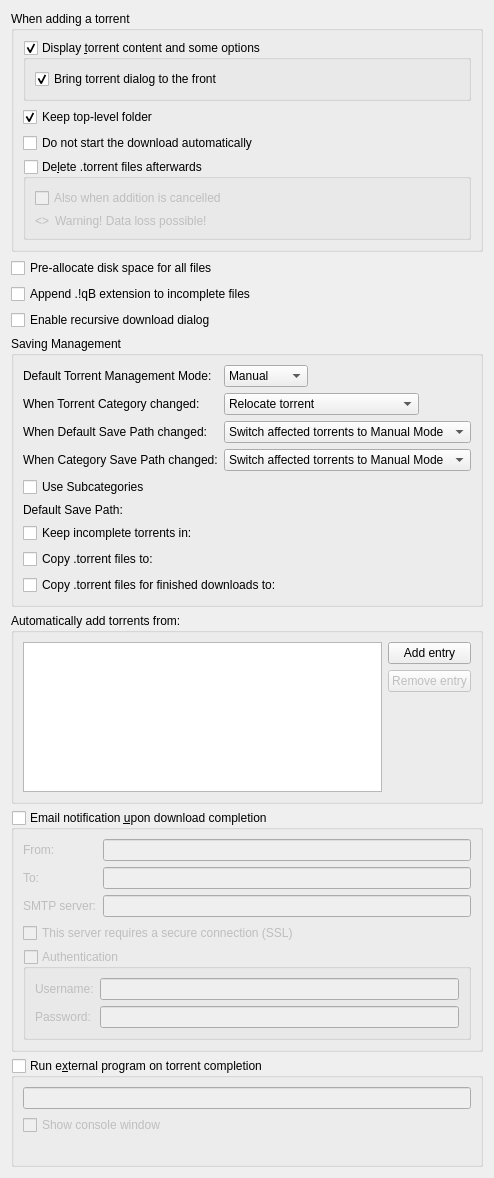
          <widget class="QWidget" name="scrollAreaWidgetContents_2">
           <property name="geometry">
            <rect>
             <x>0</x>
             <y>0</y>
             <width>470</width>
             <height>1066</height>
            </rect>
           </property>
           <layout class="QVBoxLayout" name="verticalLayout">
            <item>
             <widget class="QGroupBox" name="torrentAdditionBox">
              <property name="title">
               <string>When adding a torrent</string>
              </property>
              <layout class="QVBoxLayout" name="torrentAdditionBoxLayout">
               <item>
                <widget class="QGroupBox" name="checkAdditionDialog">
                 <property name="title">
                  <string>Display &amp;torrent content and some options</string>
                 </property>
                 <property name="checkable">
                  <bool>true</bool>
                 </property>
                 <layout class="QVBoxLayout" name="verticalLayout_18">
                  <item>
                   <widget class="QCheckBox" name="checkAdditionDialogFront">
                    <property name="text">
                     <string>Bring torrent dialog to the front</string>
                    </property>
                    <property name="checked">
                     <bool>true</bool>
                    </property>
                   </widget>
                  </item>
                 </layout>
                </widget>
               </item>
               <item>
                <widget class="QCheckBox" name="checkKeepTopLevelFolder">
                 <property name="text">
                  <string>Keep top-level folder</string>
                 </property>
                 <property name="checked">
                  <bool>true</bool>
                 </property>
                </widget>
               </item>
               <item>
                <widget class="QCheckBox" name="checkStartPaused">
                 <property name="toolTip">
                  <string>The torrent will be added to download list in a paused state</string>
                 </property>
                 <property name="text">
                  <string extracomment="The torrent will be added to download list in a paused state">Do not start the download automatically</string>
                 </property>
                </widget>
               </item>
               <item>
                <widget class="QGroupBox" name="deleteTorrentBox">
                 <property name="toolTip">
                  <string>Should the .torrent file be deleted after adding it</string>
                 </property>
                 <property name="title">
                  <string>De&amp;lete .torrent files afterwards </string>
                 </property>
                 <property name="checkable">
                  <bool>true</bool>
                 </property>
                 <property name="checked">
                  <bool>false</bool>
                 </property>
                 <layout class="QVBoxLayout" name="deleteTorrentBoxLayout">
                  <item>
                   <widget class="QCheckBox" name="deleteCancelledTorrentBox">
                    <property name="toolTip">
                     <string>Also delete .torrent files whose addition was cancelled</string>
                    </property>
                    <property name="text">
                     <string>Also when addition is cancelled</string>
                    </property>
                   </widget>
                  </item>
                  <item>
                   <layout class="QHBoxLayout" name="deleteTorrentWarningLayout">
                    <item>
                     <widget class="QLabel" name="deleteTorrentWarningIcon">
                      <property name="sizePolicy">
                       <sizepolicy hsizetype="Fixed" vsizetype="Preferred">
                        <horstretch>0</horstretch>
                        <verstretch>0</verstretch>
                       </sizepolicy>
                      </property>
                      <property name="text">
                       <string notr="true">&lt;&gt;</string>
                      </property>
                     </widget>
                    </item>
                    <item>
                     <widget class="QLabel" name="deleteTorrentWarningLabel">
                      <property name="text">
                       <string>Warning! Data loss possible!</string>
                      </property>
                     </widget>
                    </item>
                   </layout>
                  </item>
                 </layout>
                </widget>
               </item>
              </layout>
             </widget>
            </item>
            <item>
             <widget class="QCheckBox" name="checkPreallocateAll">
              <property name="toolTip">
               <string>Allocate full file sizes on disk before starting downloads, to minimize fragmentation. Only useful for HDDs.</string>
              </property>
              <property name="text">
               <string>Pre-allocate disk space for all files</string>
              </property>
             </widget>
            </item>
            <item>
             <widget class="QCheckBox" name="checkAppendqB">
              <property name="text">
               <string>Append .!qB extension to incomplete files</string>
              </property>
             </widget>
            </item>
            <item>
             <widget class="QCheckBox" name="checkRecursiveDownload">
              <property name="toolTip">
               <string>When a torrent is downloaded, offer to add torrents from any .torrent files found inside it</string>
              </property>
              <property name="text">
               <string>Enable recursive download dialog</string>
              </property>
             </widget>
            </item>
            <item>
             <widget class="QGroupBox" name="groupSavingManagement">
              <property name="title">
               <string>Saving Management</string>
              </property>
              <layout class="QVBoxLayout" name="groupSavingManagementLayout">
               <item>
                <layout class="QGridLayout" name="gridLayout_3">
                 <item row="0" column="0">
                  <widget class="QLabel" name="label_40">
                   <property name="text">
                    <string>Default Torrent Management Mode:</string>
                   </property>
                  </widget>
                 </item>
                 <item row="0" column="1">
                  <layout class="QHBoxLayout" name="horizontalLayout_70">
                   <property name="spacing">
                    <number>10</number>
                   </property>
                   <item>
                    <widget class="QComboBox" name="comboSavingMode">
                     <property name="toolTip">
                      <string>Automatic: Various torrent properties (e.g. save path) will be decided by the associated category
Manual: Various torrent properties (e.g. save path) must be assigned manually</string>
                     </property>
                     <item>
                      <property name="text">
                       <string>Manual</string>
                      </property>
                     </item>
                     <item>
                      <property name="text">
                       <string>Automatic</string>
                      </property>
                     </item>
                    </widget>
                   </item>
                   <item>
                    <spacer name="horizontalSpacer_160">
                     <property name="orientation">
                      <enum>Qt::Horizontal</enum>
                     </property>
                     <property name="sizeHint" stdset="0">
                      <size>
                       <width>40</width>
                       <height>20</height>
                      </size>
                     </property>
                    </spacer>
                   </item>
                  </layout>
                 </item>
                 <item row="1" column="0">
                  <widget class="QLabel" name="labelTorrentCategoryChanged">
                   <property name="text">
                    <string>When Torrent Category changed:</string>
                   </property>
                  </widget>
                 </item>
                 <item row="1" column="1">
                  <layout class="QHBoxLayout" name="horizontalLayout_14">
                   <item>
                    <widget class="QComboBox" name="comboTorrentCategoryChanged">
                     <item>
                      <property name="text">
                       <string>Relocate torrent</string>
                      </property>
                     </item>
                     <item>
                      <property name="text">
                       <string>Switch torrent to Manual Mode</string>
                      </property>
                     </item>
                    </widget>
                   </item>
                   <item>
                    <spacer name="horizontalSpacer_17">
                     <property name="orientation">
                      <enum>Qt::Horizontal</enum>
                     </property>
                     <property name="sizeHint" stdset="0">
                      <size>
                       <width>40</width>
                       <height>20</height>
                      </size>
                     </property>
                    </spacer>
                   </item>
                  </layout>
                 </item>
                 <item row="2" column="0">
                  <widget class="QLabel" name="labelCategoryDefaultPathChanged">
                   <property name="text">
                    <string>When Default Save Path changed:</string>
                   </property>
                  </widget>
                 </item>
                 <item row="2" column="1">
                  <layout class="QHBoxLayout" name="horizontalLayout_15">
                   <item>
                    <widget class="QComboBox" name="comboCategoryDefaultPathChanged">
                     <property name="currentIndex">
                      <number>1</number>
                     </property>
                     <item>
                      <property name="text">
                       <string>Relocate affected torrents</string>
                      </property>
                     </item>
                     <item>
                      <property name="text">
                       <string>Switch affected torrents to Manual Mode</string>
                      </property>
                     </item>
                    </widget>
                   </item>
                   <item>
                    <spacer name="horizontalSpacer_18">
                     <property name="orientation">
                      <enum>Qt::Horizontal</enum>
                     </property>
                     <property name="sizeHint" stdset="0">
                      <size>
                       <width>40</width>
                       <height>20</height>
                      </size>
                     </property>
                    </spacer>
                   </item>
                  </layout>
                 </item>
                 <item row="3" column="0">
                  <widget class="QLabel" name="labelCategoryChanged">
                   <property name="text">
                    <string>When Category Save Path changed:</string>
                   </property>
                  </widget>
                 </item>
                 <item row="3" column="1">
                  <layout class="QHBoxLayout" name="horizontalLayout_17">
                   <item>
                    <widget class="QComboBox" name="comboCategoryChanged">
                     <property name="currentIndex">
                      <number>1</number>
                     </property>
                     <item>
                      <property name="text">
                       <string>Relocate affected torrents</string>
                      </property>
                     </item>
                     <item>
                      <property name="text">
                       <string>Switch affected torrents to Manual Mode</string>
                      </property>
                     </item>
                    </widget>
                   </item>
                   <item>
                    <spacer name="horizontalSpacer_19">
                     <property name="orientation">
                      <enum>Qt::Horizontal</enum>
                     </property>
                     <property name="sizeHint" stdset="0">
                      <size>
                       <width>40</width>
                       <height>20</height>
                      </size>
                     </property>
                    </spacer>
                   </item>
                  </layout>
                 </item>
                </layout>
               </item>
               <item>
                <widget class="QCheckBox" name="checkUseSubcategories">
                 <property name="text">
                  <string>Use Subcategories</string>
                 </property>
                </widget>
               </item>
               <item>
                <layout class="QGridLayout" name="gridLayout_4">
                 <item row="1" column="1">
                  <widget class="FileSystemPathLineEdit" name="textTempPath" native="true"/>
                 </item>
                 <item row="3" column="0">
                  <widget class="QCheckBox" name="checkExportDirFin">
                   <property name="text">
                    <string>Copy .torrent files for finished downloads to:</string>
                   </property>
                  </widget>
                 </item>
                 <item row="0" column="0">
                  <widget class="QLabel" name="labelSavePath">
                   <property name="text">
                    <string>Default Save Path:</string>
                   </property>
                  </widget>
                 </item>
                 <item row="2" column="0">
                  <widget class="QCheckBox" name="checkExportDir">
                   <property name="text">
                    <string>Copy .torrent files to:</string>
                   </property>
                  </widget>
                 </item>
                 <item row="1" column="0">
                  <widget class="QCheckBox" name="checkTempFolder">
                   <property name="text">
                    <string>Keep incomplete torrents in:</string>
                   </property>
                  </widget>
                 </item>
                 <item row="3" column="1">
                  <widget class="FileSystemPathLineEdit" name="textExportDirFin" native="true"/>
                 </item>
                 <item row="0" column="1">
                  <widget class="FileSystemPathLineEdit" name="textSavePath" native="true"/>
                 </item>
                 <item row="2" column="1">
                  <widget class="FileSystemPathLineEdit" name="textExportDir" native="true"/>
                 </item>
                </layout>
               </item>
              </layout>
             </widget>
            </item>
            <item>
             <widget class="QGroupBox" name="groupBox_2">
              <property name="title">
               <string>Automatically add torrents from:</string>
              </property>
              <layout class="QVBoxLayout" name="verticalLayout_38">
               <item>
                <layout class="QHBoxLayout" name="horizontalLayout_16">
                 <item>
                  <widget class="QTreeView" name="scanFoldersView">
                   <property name="sizePolicy">
                    <sizepolicy hsizetype="Expanding" vsizetype="Expanding">
                     <horstretch>0</horstretch>
                     <verstretch>1</verstretch>
                    </sizepolicy>
                   </property>
                   <property name="minimumSize">
                    <size>
                     <width>250</width>
                     <height>150</height>
                    </size>
                   </property>
                   <property name="editTriggers">
                    <set>QAbstractItemView::AllEditTriggers</set>
                   </property>
                   <property name="selectionMode">
                    <enum>QAbstractItemView::SingleSelection</enum>
                   </property>
                   <property name="selectionBehavior">
                    <enum>QAbstractItemView::SelectRows</enum>
                   </property>
                   <property name="textElideMode">
                    <enum>Qt::ElideNone</enum>
                   </property>
                   <property name="rootIsDecorated">
                    <bool>false</bool>
                   </property>
                   <attribute name="headerDefaultSectionSize">
                    <number>80</number>
                   </attribute>
                   <attribute name="headerStretchLastSection">
                    <bool>false</bool>
                   </attribute>
                  </widget>
                 </item>
                 <item>
                  <layout class="QVBoxLayout" name="verticalLayout_37">
                   <item>
                    <widget class="QPushButton" name="addScanFolderButton">
                     <property name="text">
                      <string>Add entry</string>
                     </property>
                    </widget>
                   </item>
                   <item>
                    <widget class="QPushButton" name="removeScanFolderButton">
                     <property name="enabled">
                      <bool>false</bool>
                     </property>
                     <property name="text">
                      <string>Remove entry</string>
                     </property>
                    </widget>
                   </item>
                   <item>
                    <spacer name="verticalSpacer_6">
                     <property name="orientation">
                      <enum>Qt::Vertical</enum>
                     </property>
                     <property name="sizeHint" stdset="0">
                      <size>
                       <width>20</width>
                       <height>40</height>
                      </size>
                     </property>
                    </spacer>
                   </item>
                  </layout>
                 </item>
                </layout>
               </item>
              </layout>
             </widget>
            </item>
            <item>
             <widget class="QGroupBox" name="groupMailNotification">
              <property name="title">
               <string>Email notification &amp;upon download completion</string>
              </property>
              <property name="checkable">
               <bool>true</bool>
              </property>
              <property name="checked">
               <bool>false</bool>
              </property>
              <layout class="QVBoxLayout" name="verticalLayout_171">
               <item>
                <layout class="QGridLayout" name="gridLayout_9">
                 <item row="1" column="1">
                  <widget class="QLineEdit" name="lineEditDestEmail"/>
                 </item>
                 <item row="1" column="0">
                  <widget class="QLabel" name="label_2">
                   <property name="toolTip">
                    <string>Receiver</string>
                   </property>
                   <property name="text">
                    <string comment="To receiver">To:</string>
                   </property>
                  </widget>
                 </item>
                 <item row="2" column="0">
                  <widget class="QLabel" name="label_3">
                   <property name="text">
                    <string>SMTP server:</string>
                   </property>
                  </widget>
                 </item>
                 <item row="2" column="1">
                  <widget class="QLineEdit" name="lineEditSmtpServer"/>
                 </item>
                 <item row="0" column="1">
                  <widget class="QLineEdit" name="senderEmailTxt"/>
                 </item>
                 <item row="0" column="0">
                  <widget class="QLabel" name="label_25">
                   <property name="toolTip">
                    <string>Sender</string>
                   </property>
                   <property name="text">
                    <string comment="From sender">From:</string>
                   </property>
                  </widget>
                 </item>
                </layout>
               </item>
               <item>
                <widget class="QCheckBox" name="checkSmtpSSL">
                 <property name="text">
                  <string>This server requires a secure connection (SSL)</string>
                 </property>
                </widget>
               </item>
               <item>
                <widget class="QGroupBox" name="groupMailNotifAuth">
                 <property name="title">
                  <string>Authentication</string>
                 </property>
                 <property name="checkable">
                  <bool>true</bool>
                 </property>
                 <property name="checked">
                  <bool>false</bool>
                 </property>
                 <layout class="QFormLayout" name="formLayout_2">
                  <item row="0" column="0">
                   <widget class="QLabel" name="label_7">
                    <property name="text">
                     <string>Username:</string>
                    </property>
                   </widget>
                  </item>
                  <item row="0" column="1">
                   <widget class="QLineEdit" name="mailNotifUsername"/>
                  </item>
                  <item row="1" column="0">
                   <widget class="QLabel" name="label_8">
                    <property name="text">
                     <string>Password:</string>
                    </property>
                   </widget>
                  </item>
                  <item row="1" column="1">
                   <widget class="QLineEdit" name="mailNotifPassword">
                    <property name="echoMode">
                     <enum>QLineEdit::Password</enum>
                    </property>
                   </widget>
                  </item>
                 </layout>
                </widget>
               </item>
              </layout>
             </widget>
            </item>
            <item>
             <widget class="QGroupBox" name="autoRunBox">
              <property name="title">
               <string>Run e&amp;xternal program on torrent completion</string>
              </property>
              <property name="checkable">
               <bool>true</bool>
              </property>
              <property name="checked">
               <bool>false</bool>
              </property>
              <layout class="QVBoxLayout" name="verticalLayout_19">
               <item>
                <widget class="QLineEdit" name="lineEditAutoRun"/>
               </item>
               <item>
                <widget class="QCheckBox" name="autoRunConsole">
                 <property name="text">
                  <string>Show console window</string>
                 </property>
                </widget>
               </item>
               <item>
                <widget class="QLabel" name="labelAutoRunParam">
                 <property name="wordWrap">
                  <bool>true</bool>
                 </property>
                </widget>
               </item>
              </layout>
             </widget>
            </item>
           </layout>
          </widget>
